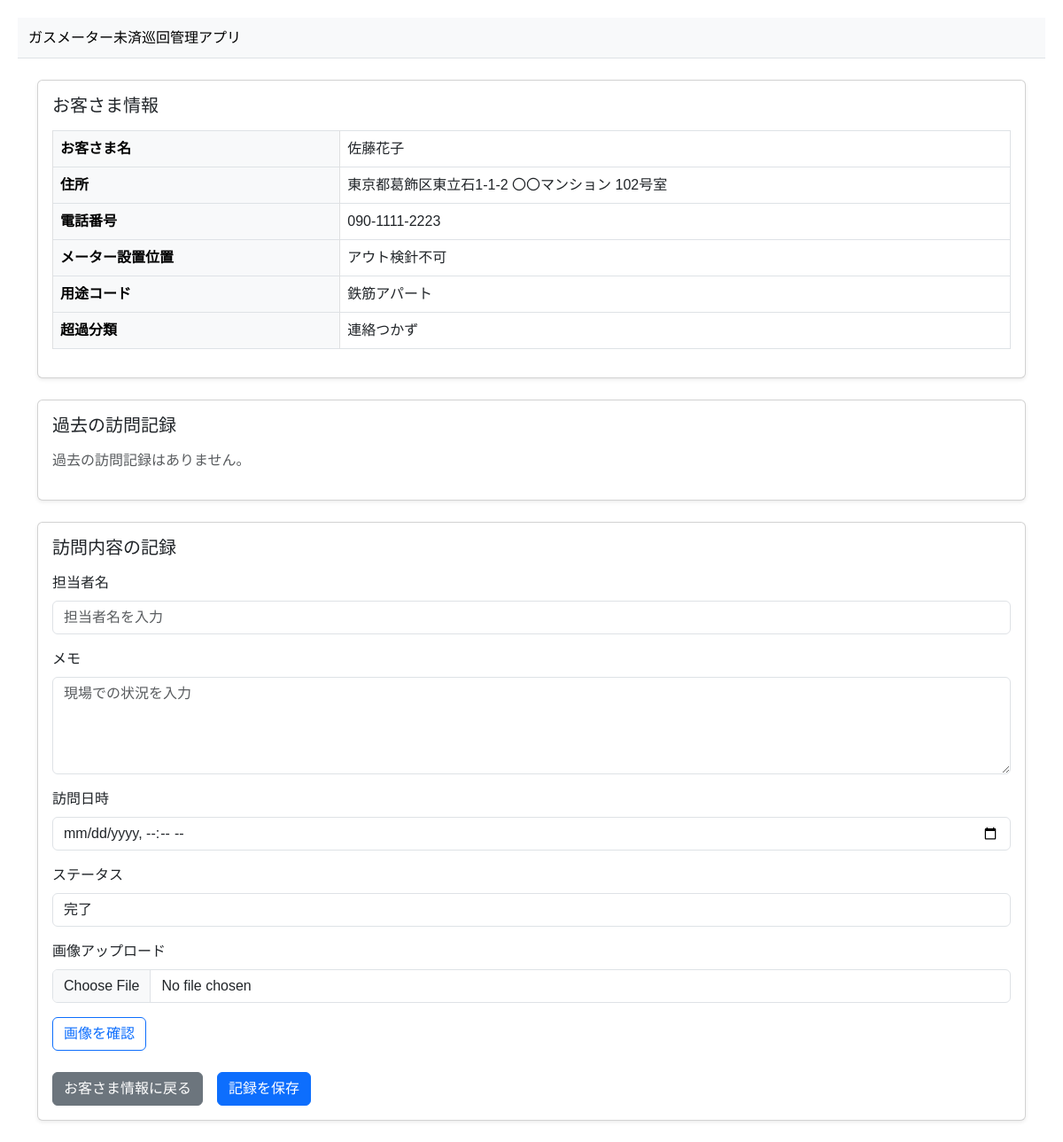
The app's page /visits/visit_record/5/ with its own data.
### customers/models.py (models this page shows, shortened)
class Customer(models.Model):
    name = models.CharField('お客様名', max_length=100)
    address1 = models.CharField('住所', max_length=255)
    address2 = models.CharField('丁目番地号', max_length=255, blank=True)
    address3 = models.CharField('アパート名', max_length=255, blank=True)
    latitude = models.DecimalField('緯度', max_digits=9, decimal_places=6, null=True, blank=True)
    longitude = models.DecimalField('経度', max_digits=9, decimal_places=6, null=True, blank=True)
    tel = models.CharField('電話番号', max_length=20, blank=True)
    inspection_dur_date = models.DateField('検定年月', null=True, blank=True)
    valv_status = models.CharField('開閉栓', max_length=20)
    current_model = models.CharField('現取付型号', max_length=100)
    current_serial_number = models.CharField('現社番', max_length=100)
    meter_location = models.CharField('メーター設置位置', max_length=255)
    usage_code = models.CharField('用途コード', max_length=50)
    excess_category = models.CharField('超過分類', max_length=50)
    reason = models.TextField('事由', blank=True)
    created_at = models.DateTimeField('作成日時', default=timezone.now)

### visits/views.py (the view, shortened to what this page needs)
# urls.py: path('visit_record/<int:customer_id>/', views.visit_record, name='visit_record'),
def visit_record(request, customer_id):  # ← customer_id を受け取る
    customer = get_object_or_404(Customer, id=customer_id)
    records = VisitRecord.objects.filter(customer=customer).order_by('-visit_date')
    return render(request, 'visits/visit_record.html', {
        'customer': customer,
        'records': records,
    })

### visits/templates/visits/visit_record.html (shortened to what this page needs)
<!DOCTYPE html>
<html lang="ja">
<head>
  <link href="https://cdn.jsdelivr.net/npm/bootstrap@5.3.0/dist/css/bootstrap.min.css"
        rel="stylesheet" />
</head>
<body>
<nav class="navbar navbar-light bg-light mb-4 border-bottom">
  <div class="container-fluid">
    <span class="navbar-brand mb-0 h1 fs-6">ガスメーター未済巡回管理アプリ</span>
  </div>
</nav>
<div class="container mt-4">
  <div class="card shadow-sm mb-4">
    <div class="card-body">
      <h2 class="h5 mb-3">お客さま情報</h2>
      <table class="table table-bordered align-middle">
        <tbody>
          <tr>
            <th class="table-light" style="width: 30%;">お客さま名</th>
            <td>{{ customer.name }}</td>
          </tr>
          <tr>
            <th class="table-light">住所</th>
            <td>{{ customer.address1 }} {{ customer.address2 }} {{ customer.address3 }}</td>
          </tr>
          <tr>
            <th class="table-light">電話番号</th>
            <td>{{ customer.tel }}</td>
          </tr>
          <tr>
            <th class="table-light">メーター設置位置</th>
            <td>{{ customer.meter_location }}</td>
          </tr>
          <tr>
            <th class="table-light">用途コード</th>
            <td>{{ customer.usage_code }}</td>
          </tr>
          <tr>
            <th class="table-light">超過分類</th>
            <td>{{ customer.excess_category }}</td>
          </tr>
        </tbody>
      </table>
    </div>
  </div>
  <div class="card shadow-sm mb-4">
    <div class="card-body">
      <h2 class="h5 mb-3">過去の訪問記録</h2>
      {% if records %}
        <table class="table table-bordered table-hover align-middle">
          <thead class="table-light">
            <tr>
              <th style="width: 20%;">訪問日時</th>
              <th style="width: 20%;">担当者</th>
              <th style="width: 60%;">メモ・画像</th>
            </tr>
          </thead>
          <tbody>
            {% for record in records %}
            <tr>
              <td>{{ record.visit_date|date:"Y/m/d H:i" }}</td>
              <td>{{ record.user }}</td>
              <td>
                {{ record.memo|linebreaksbr }}
                {% if record.photos.all %}
                  <div class="mt-2">
                    {% for photo in record.photos.all %}
                      <img src="{{ photo.file_path.url }}"
                           style="max-width: 120px; margin-right: 10px; cursor: pointer;"
                           data-bs-toggle="modal"
                           data-bs-target="#imageModal"
                           onclick="document.getElementById('modalImage').src='{{ photo.file_path.url }}'">
                    {% endfor %}
                  </div>
                {% endif %}
              </td>
            </tr>
            {% endfor %}
          </tbody>
        </table>
      {% else %}
        <p class="text-muted">過去の訪問記録はありません。</p>
      {% endif %}
    </div>
  </div>
  <div class="card shadow-sm mb-4">
    <div class="card-body">
      <h2 class="h5 mb-3">訪問内容の記録</h2>
      <form method="POST" enctype="multipart/form-data">
        <div class="mb-3">
          <label class="form-label">担当者名</label>
          <input type="text" name="staff_name" class="form-control" placeholder="担当者名を入力">
        </div>
        <div class="mb-3">
          <label class="form-label">メモ</label>
          <textarea name="memo" class="form-control" rows="4" placeholder="現場での状況を入力"></textarea>
        </div>
        <div class="mb-3">
          <label class="form-label">訪問日時</label>
          <input type="datetime-local" name="visit_date" class="form-control" required>
        </div>
        <div class="mb-3">
          <label class="form-label">ステータス</label>
          <select name="status" class="form-control" required>
            <option value="done">完了</option>
          </select>
        </div>
        <div class="mb-3">
          <label class="form-label">画像アップロード</label>
          <input type="file" name="photo" class="form-control" id="photoInput">
        </div>
        <div class="mb-3">
          <button type="button" class="btn btn-outline-primary" onclick="previewImage()">画像を確認</button>
        </div>
        <div class="d-flex gap-3 mt-4">
          <a href="{% url 'customer_detail' customer.id %}" class="btn btn-secondary">お客さま情報に戻る</a>
          <button type="submit" class="btn btn-primary">記録を保存</button>
        </div>
      </form>
    </div>
  </div>
</div>
</body>
</html>

### visits/templates/visits/visit_record.html (style rules this page uses)
body { font-family: sans-serif; margin: 20px; }

### records on screen
Customer: name "佐藤花子", address1 "東京都葛飾区東立石1-1-2", address2 "〇〇マンション", address3 "102号室", tel "090-1111-2223", meter_location "アウト検針不可", usage_code "鉄筋アパート", excess_category "連絡つかず"
